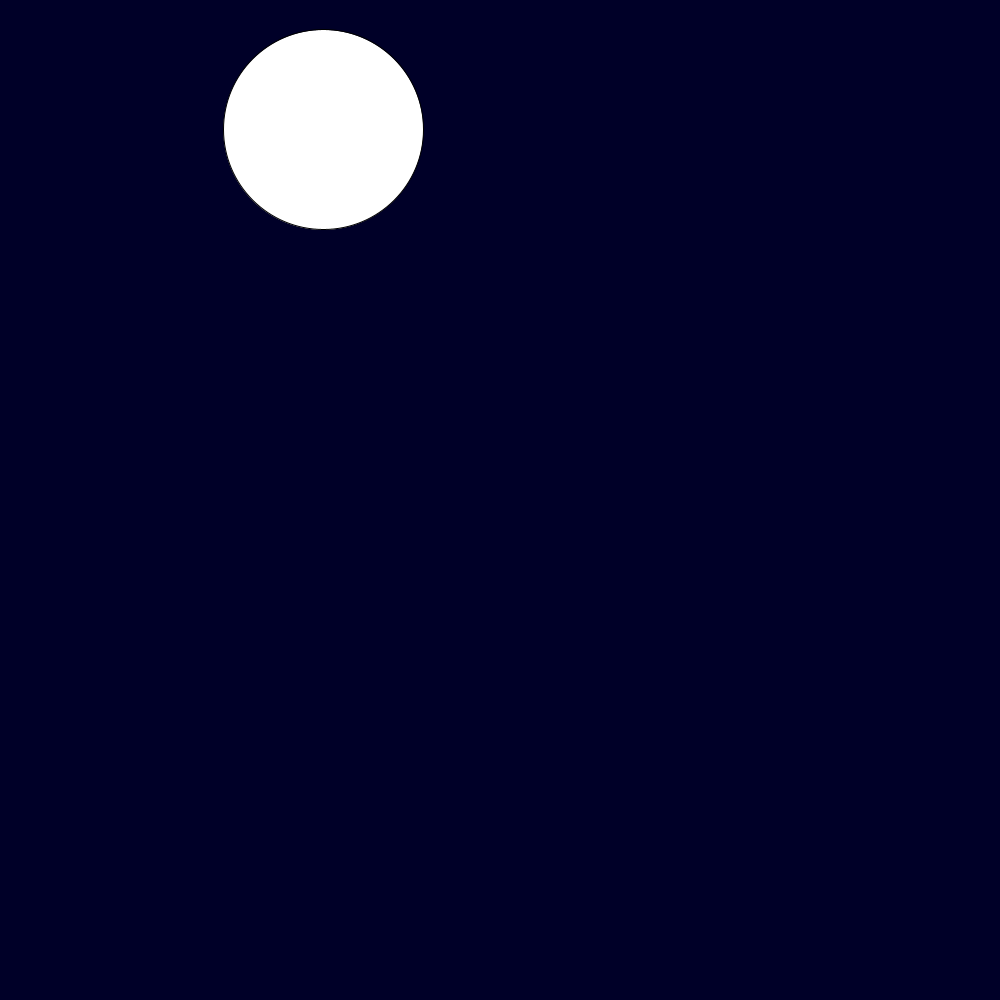
Frame 1 (no input)
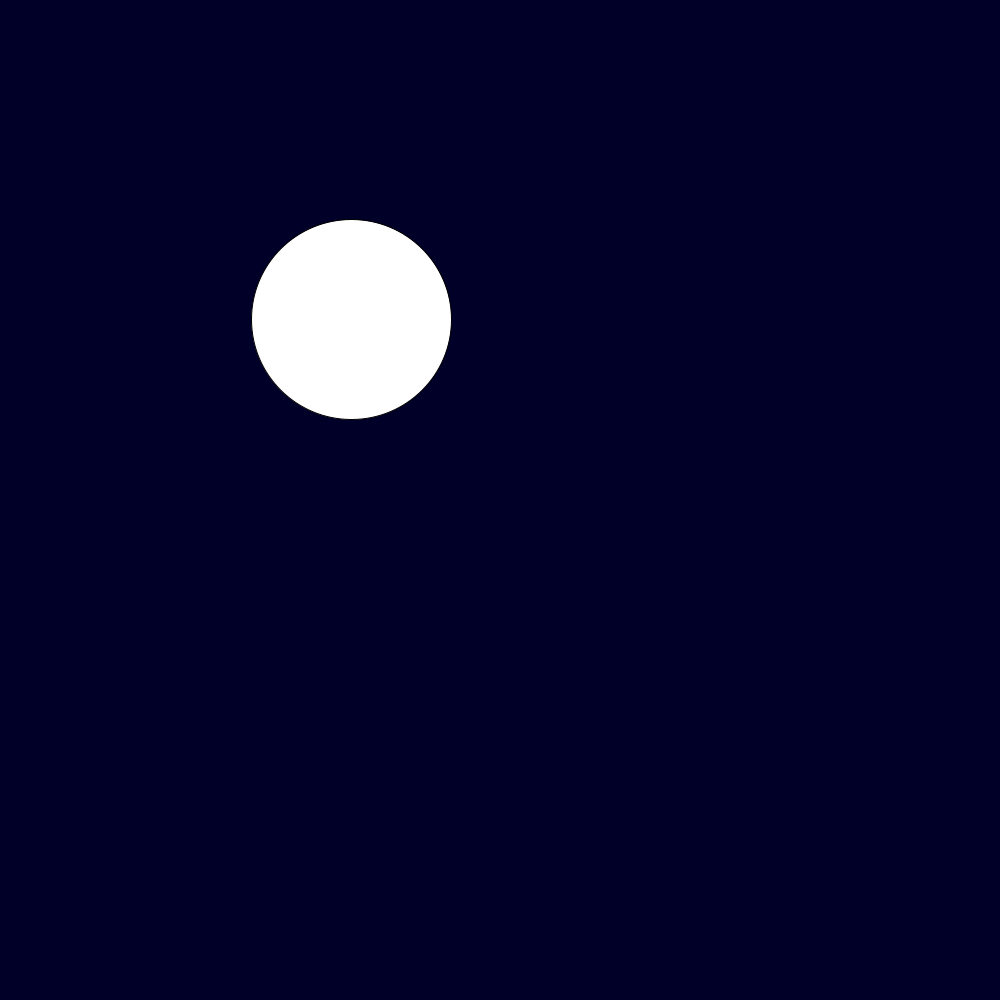
Frame 60 (the mouse pressed at the canvas centre just before this capture)
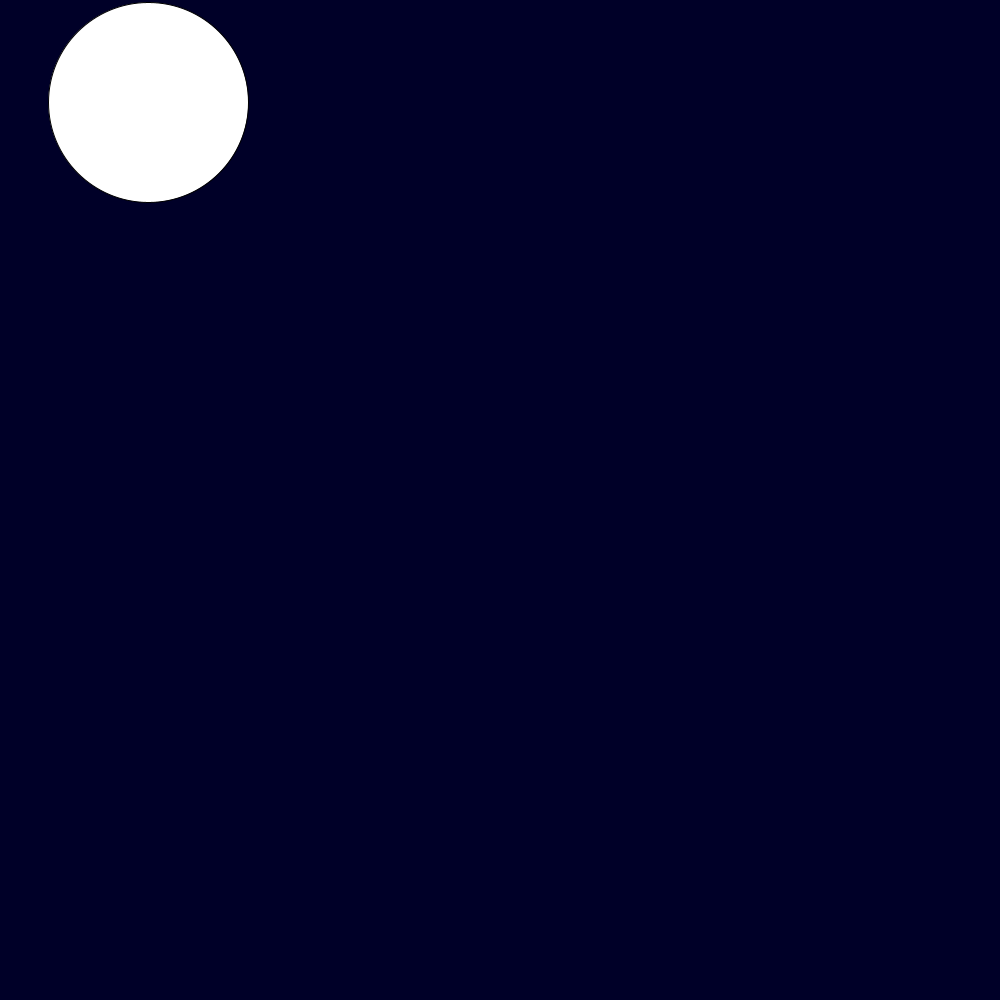
Frame 120 (the mouse held since frame 60 and released just before this capture)

The Processing sketch that drew these frames (run headless with seeded random() and noise(); from frame 60 on, the mouse is pressed at the canvas centre):

// Processing sketch: SlipperyDot
// ── SlipperyDot.pde
 // 4. create three integer variables to  
    //    represent the x, y, and the size of the ellipse
    int x = 500;
    int y = 500;
    
    
    void setup() {
      //1. set the size of your sketch
    size(1000,1000);
    }
    
    void draw() {
      //2. set the background color of your sketch
      background(0,0,40);
      //3. draw an ellipse. Make sure it fits in the window.
      ellipse(random(x),random(y),200,200);
      //5. use the variables created in step 4 to in place of the numbers
      //   in your ellipse
    
    }
    
    void mousePressed() {
      //6a. create an integer variable called distance
      int distance = 200;
      //6b. use the getDistance method to initialize your varible
      //    use the mouse's x and y and the x and y of your ellipse 
     getDistance(x,y, mouseX,mouseY);
      //7. print the distance variable
    text(distance, 100,100);
      
      //8a. make an if statement to check if the distance variable
      //   is greater than negative half the size of the ellipse,
      //   and less than positive half the size of the ellipse.
      if(distance>-100+100){
        
      }
        //8b.  set the x and y of the ellipse to a random location on the window
    
      
    }
    
    int getDistance(int x1, int y1, int x2, int y2) {
      return (int)Math.sqrt(x2 * x2 + y2 * y2) - (int)Math.sqrt(x1 * x1 + y1 * y1);
    }
